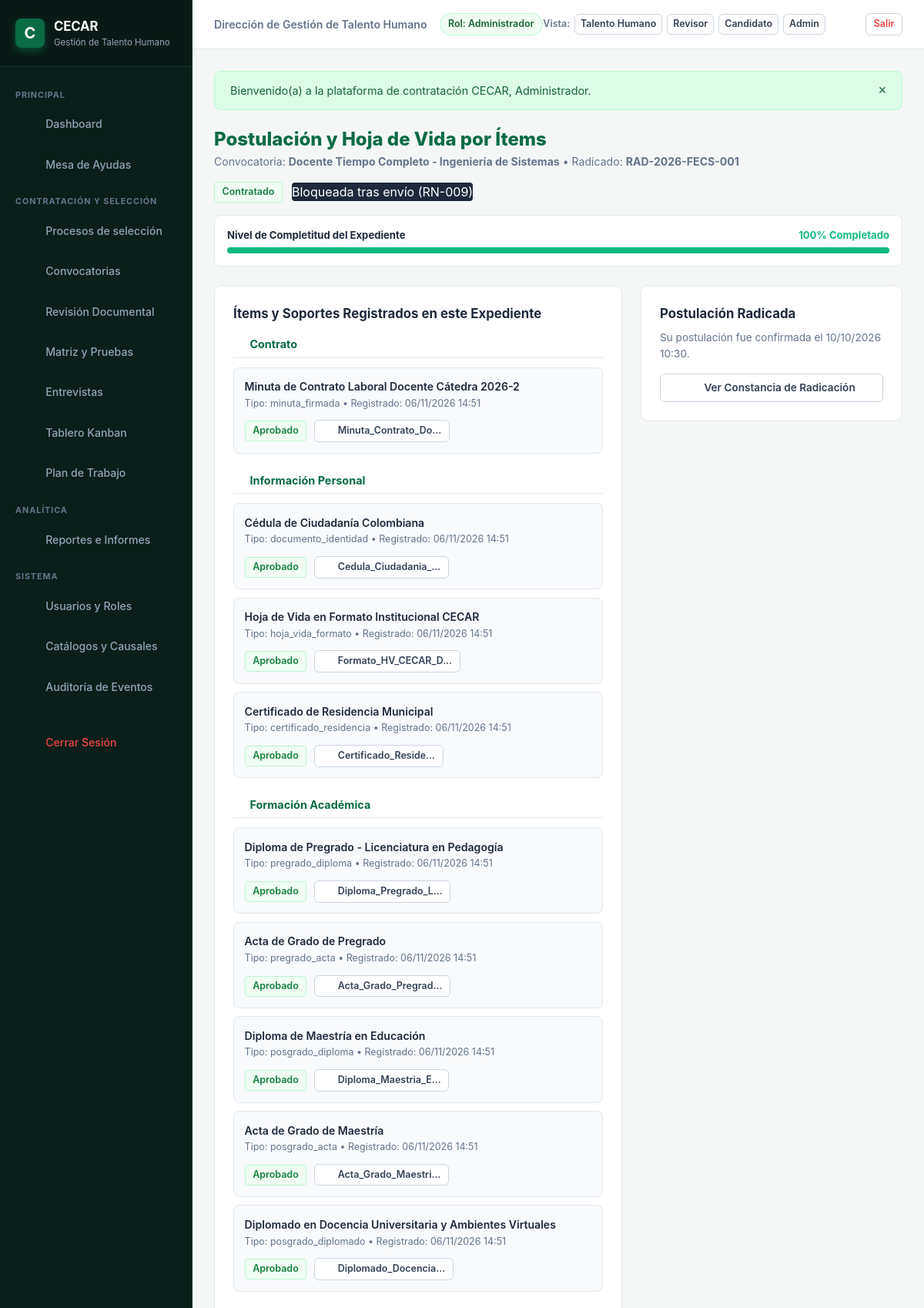
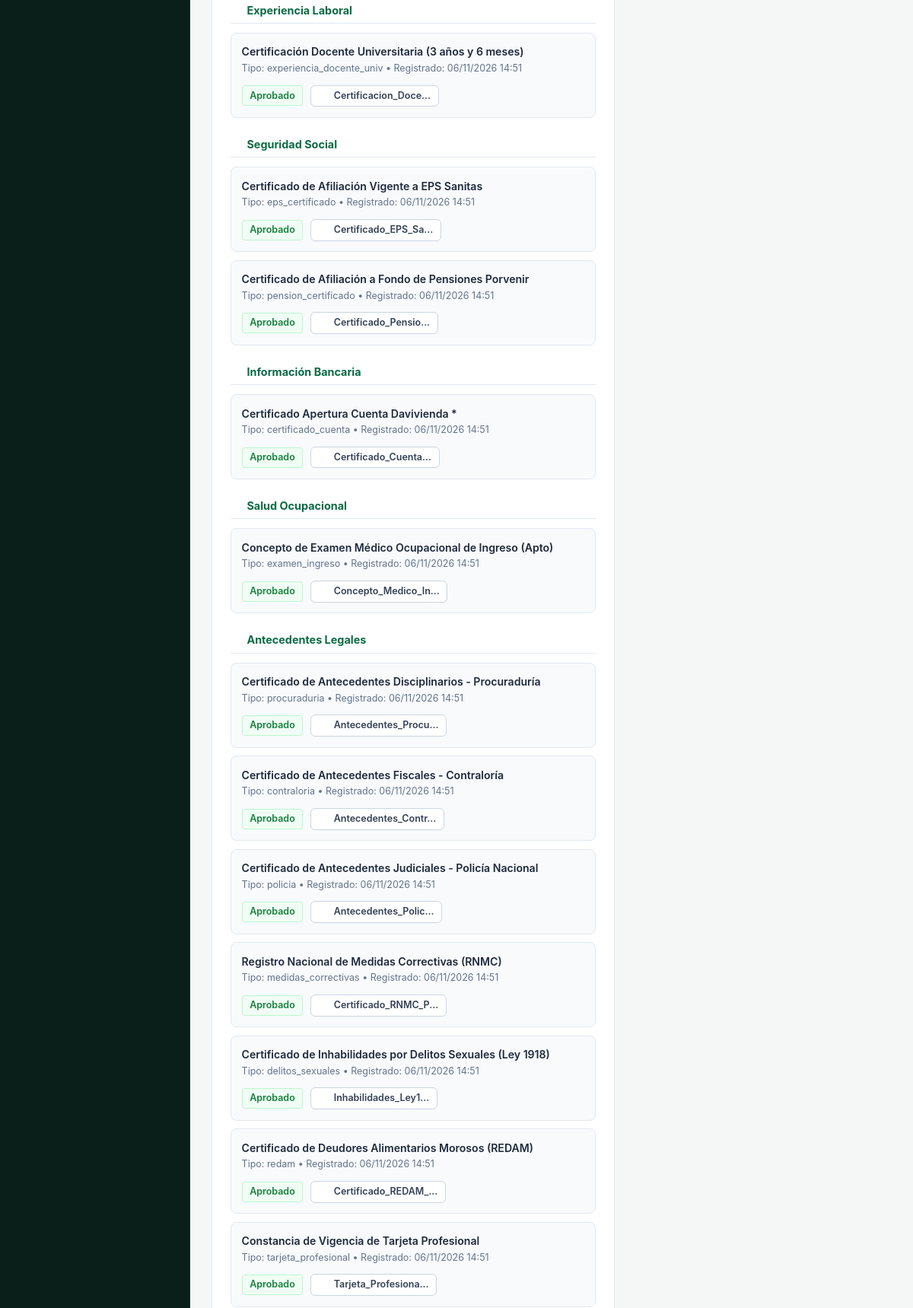
Screenshot of /index.php?c=Postulacion&a=index&convocatoria_id=2 (signed in, upper part) with the database file from the repository (2 pictures, top to bottom).
### tables this page shows
CREATE TABLE "convocatorias" (
        id INTEGER PRIMARY KEY AUTOINCREMENT,
        codigo VARCHAR(50) NOT NULL UNIQUE,
        cargo VARCHAR(150) NOT NULL,
        dependencia_id INTEGER NOT NULL,
        facultad VARCHAR(150) NOT NULL,
        programa VARCHAR(150),
        sede VARCHAR(100) NOT NULL DEFAULT 'Sincelejo',
        periodo_academico VARCHAR(20) NOT NULL DEFAULT '2026-2',
        vacantes INTEGER NOT NULL DEFAULT 1,
        modalidad VARCHAR(50) NOT NULL DEFAULT 'Tiempo Completo',
        tipo_convocatoria VARCHAR(50) NOT NULL DEFAULT 'Docente',
        descripcion TEXT,
        fecha_apertura DATETIME NOT NULL,
        fecha_cierre DATETIME NOT NULL,
        estado VARCHAR(30) NOT NULL DEFAULT 'borrador',
        motivo_retiro TEXT,
        creado_por INTEGER,
        fecha_creacion DATETIME NOT NULL DEFAULT CURRENT_TIMESTAMP,
        FOREIGN KEY (dependencia_id) REFERENCES dependencias(id) ON DELETE RESTRICT,
        FOREIGN KEY (creado_por) REFERENCES usuarios(id) ON DELETE SET NULL
    );

CREATE TABLE "postulaciones" (
        id INTEGER PRIMARY KEY AUTOINCREMENT,
        convocatoria_id INTEGER NOT NULL,
        usuario_id INTEGER NOT NULL,
        codigo_radicado VARCHAR(50) NOT NULL UNIQUE,
        estado VARCHAR(40) NOT NULL DEFAULT 'borrador', 
        resultado_documental VARCHAR(30) NOT NULL DEFAULT 'pendiente',
        porcentaje_avance INTEGER NOT NULL DEFAULT 0,
        version INTEGER NOT NULL DEFAULT 1,
        declaracion_veracidad INTEGER NOT NULL DEFAULT 0,
        fecha_declaracion DATETIME,
        fecha_postulacion DATETIME NOT NULL DEFAULT CURRENT_TIMESTAMP,
        fecha_envio DATETIME,
        motivo_descarte TEXT,
        causal_descarte_id VARCHAR(50),
        etapa_actual VARCHAR(50) NOT NULL DEFAULT 'revision_documental',
        banco_talento_consentimiento INTEGER NOT NULL DEFAULT 0,
        notas_internas TEXT,
        FOREIGN KEY (convocatoria_id) REFERENCES convocatorias(id) ON DELETE CASCADE,
        FOREIGN KEY (usuario_id) REFERENCES usuarios(id) ON DELETE CASCADE,
        UNIQUE (convocatoria_id, usuario_id)
    );

CREATE TABLE items_hv (
    id INTEGER PRIMARY KEY AUTOINCREMENT,
    postulacion_id INTEGER NOT NULL,
    categoria VARCHAR(50) NOT NULL, 
    -- personal, formacion, laboral, docente, investigativa, licencias, complementaria, idiomas, competencias, publicaciones, reconocimientos, referencias, disponibilidad, seguridad_social, bancaria, antecedentes, contrato
    tipo_item VARCHAR(50) NOT NULL,
    titulo VARCHAR(200) NOT NULL,
    datos_json TEXT NOT NULL,
    version INTEGER NOT NULL DEFAULT 1,
    estado VARCHAR(30) NOT NULL DEFAULT 'borrador', -- borrador, enviado, aprobado, observado, rechazado
    requiere_subsanacion INTEGER NOT NULL DEFAULT 0,
    fecha_registro DATETIME NOT NULL DEFAULT CURRENT_TIMESTAMP,
    FOREIGN KEY (postulacion_id) REFERENCES postulaciones(id) ON DELETE CASCADE
);

CREATE TABLE soportes (
    id INTEGER PRIMARY KEY AUTOINCREMENT,
    item_hv_id INTEGER,
    postulacion_id INTEGER NOT NULL,
    nombre_original VARCHAR(255) NOT NULL,
    nombre_almacenado VARCHAR(255) NOT NULL,
    ruta VARCHAR(255) NOT NULL,
    mime VARCHAR(100) NOT NULL,
    tamano_bytes INTEGER NOT NULL,
    hash_sha256 VARCHAR(64),
    version INTEGER NOT NULL DEFAULT 1,
    fecha_carga DATETIME NOT NULL DEFAULT CURRENT_TIMESTAMP,
    FOREIGN KEY (item_hv_id) REFERENCES items_hv(id) ON DELETE SET NULL,
    FOREIGN KEY (postulacion_id) REFERENCES postulaciones(id) ON DELETE CASCADE
);

### views/postulacion/form.php (the view, shortened to what the rows shown need)
<div style="margin-bottom: 1.5rem;">
    <div style="display: flex; justify-content: space-between; align-items: flex-start; flex-wrap: wrap; gap: 1rem;">
        <div>
            <h1 style="color: #0b6b44; font-size: 1.5rem; font-weight: 800;">
                Postulación y Hoja de Vida por Ítems
            </h1>
            <p style="color: #64748b; font-size: 0.88rem;">
                Convocatoria: <strong><?= htmlspecialchars($convocatoria['cargo'], ENT_QUOTES, 'UTF-8') ?></strong> &bull;
                Radicado: <strong><?= htmlspecialchars($postulacion['codigo_radicado'], ENT_QUOTES, 'UTF-8') ?></strong>
            </p>
        </div>
        <div style="display: flex; align-items: center; gap: 0.75rem;">
            <?= FormatHelper::badgeEstado($postulacion['estado']) ?>
            <?php if (!$esEditable): ?>
                <span class="badge" style="background: #1e293b; color: #fff; border-radius: 4px;">Bloqueada tras envío (RN-009)</span>
            <?php endif; ?>
        </div>
    </div>
    <div style="background: #ffffff; border: 1px solid var(--border-color); border-radius: 8px; padding: 1rem; margin-top: 1rem;">
        <div style="display: flex; justify-content: space-between; font-size: 0.82rem; margin-bottom: 0.35rem;">
            <strong style="color: #1e293b;">Nivel de Completitud del Expediente</strong>
            <span style="font-weight: 700; color: #10b981;"><?= (int)$postulacion['porcentaje_avance'] ?>% Completado</span>
        </div>
    </div>
</div>
<div style="display: grid; grid-template-columns: 1fr 340px; gap: 1.5rem; align-items: start;">
    <div style="display: flex; flex-direction: column; gap: 1.5rem;">
        <div style="background: #ffffff; border: 1px solid var(--border-color); border-radius: 10px; padding: 1.5rem;">
            <?php foreach ($itemsPorCategoria as $catKey => $catData): ?>
                <?php if (!empty($catData['items'])): ?>
                    <div style="margin-bottom: 1.5rem;">
                        <h4 style="font-size: 0.9rem; font-weight: 700; color: #0b6b44; border-bottom: 1px solid #e2e8f0; padding-bottom: 0.35rem; margin-bottom: 0.75rem; display: flex; align-items: center; gap: 0.4rem;">
                            <?= IconHelper::render('folder', 15) ?>
                            <span><?= htmlspecialchars($catData['titulo'], ENT_QUOTES, 'UTF-8') ?></span>
                        </h4>
                        <div style="display: flex; flex-direction: column; gap: 0.65rem;">
                            <?php foreach ($catData['items'] as $item): ?>
                                <div style="background: #f8fafc; border: 1px solid #e2e8f0; border-radius: 8px; padding: 0.85rem; display: flex; justify-content: space-between; align-items: center; flex-wrap: wrap; gap: 0.75rem;">
                                    <div>
                                        <div style="font-weight: 600; color: #1e293b; font-size: 0.88rem;">
                                            <?= htmlspecialchars($item['titulo'], ENT_QUOTES, 'UTF-8') ?>
                                        </div>
                                        <div style="font-size: 0.78rem; color: #64748b; margin-top: 0.15rem;">
                                            Tipo: <?= htmlspecialchars($item['tipo_item'], ENT_QUOTES, 'UTF-8') ?> &bull;
                                            Registrado: <?= FormatHelper::fecha($item['fecha_registro']) ?>
                                        </div>
                                    </div>
                                    <div style="display: flex; align-items: center; gap: 0.6rem;">
                                        <?= FormatHelper::badgeEstado($item['estado']) ?>
                                        <?php if (!empty($item['soporte_id'])): ?>
                                            <a href="<?= BASE_URL ?>/index.php?c=Descarga&a=ver&id=<?= $item['soporte_id'] ?>" target="_blank" class="btn btn-secondary btn-sm" title="Ver archivo">
                                                <?= IconHelper::render('file-text', 13) ?>
                                                <span><?= htmlspecialchars(substr($item['nombre_original'], 0, 18), ENT_QUOTES, 'UTF-8') ?>...</span>
                                            </a>
                                        <?php endif; ?>
                                    </div>
                                </div>
                            <?php endforeach; ?>
                        </div>
                    </div>
                <?php endif; ?>
            <?php endforeach; ?>
        </div>
    </div>
    <div style="display: flex; flex-direction: column; gap: 1.5rem;">
        <?php if ($esEditable): ?>
            <div style="background: #ffffff; border: 1px solid var(--border-color); border-radius: 10px; padding: 1.5rem; box-shadow: 0 1px 4px rgba(0,0,0,0.03);">
                <h3 style="font-size: 1.05rem; font-weight: 700; color: #1e293b; margin-bottom: 0.5rem;">Envío Definitivo de Postulación</h3>
                <p style="color: #64748b; font-size: 0.82rem; margin-bottom: 1.25rem;">
                    Una vez enviada, su postulación quedará bloqueada para revisión por parte de Gestión de Talento Humano (RN-009).
                </p>
                <form action="<?= BASE_URL ?>/index.php?c=Postulacion&a=enviarDefinitivo" method="POST" onsubmit="return confirm('¿Está seguro de radicar su postulación definitiva?');">
                    <input type="hidden" name="postulacion_id" value="<?= $postulacion['id'] ?>">
                    <div style="background: #f0fdf4; border: 1px solid #bbf7d0; padding: 0.85rem; border-radius: 6px; margin-bottom: 1rem;">
                        <label style="display: flex; gap: 0.5rem; align-items: flex-start; cursor: pointer;">
                            <input type="checkbox" name="declaracion_veracidad" value="1" required style="margin-top: 0.2rem; accent-color: #10b981;">
                            <span style="color: #166534; font-size: 0.78rem; line-height: 1.4;">
                                <strong>Declaración de Veracidad (HV-022):</strong> Manifiesto bajo gravedad de juramento que toda la información consignada y sus soportes son auténticos y veraces.
                            </span>
                        </label>
                    </div>
                    <div style="background: #f8fafc; border: 1px solid #e2e8f0; padding: 0.85rem; border-radius: 6px; margin-bottom: 1.25rem;">
                        <label style="display: flex; gap: 0.5rem; align-items: flex-start; cursor: pointer;">
                            <input type="checkbox" name="banco_talento_consentimiento" value="1" style="margin-top: 0.2rem; accent-color: #10b981;">
                            <span style="color: #475569; font-size: 0.78rem; line-height: 1.4;">
                                Autorizo expresamente la inclusión de mi perfil en el <strong>Banco de Candidatos Elegibles</strong> de CECAR para futuras convocatorias (RF-076).
                            </span>
                        </label>
                    </div>
                    <button type="submit" class="btn btn-primary" style="width: 100%; justify-content: center; padding: 0.75rem; font-weight: 700;">
                        <span>Radicar Postulación Definitiva</span>
                    </button>
                </form>
            </div>
        <?php else: ?>
            <div style="background: #ffffff; border: 1px solid var(--border-color); border-radius: 10px; padding: 1.5rem;">
                <h3 style="font-size: 1.05rem; font-weight: 700; color: #1e293b; margin-bottom: 0.5rem;">Postulación Radicada</h3>
                <p style="color: #64748b; font-size: 0.85rem; margin-bottom: 1rem;">
                    Su postulación fue confirmada el <?= FormatHelper::fecha($postulacion['fecha_envio']) ?>.
                </p>
                <a href="<?= BASE_URL ?>/index.php?c=Postulacion&a=constancia&id=<?= $postulacion['id'] ?>" class="btn btn-secondary" style="width: 100%; justify-content: center;">
                    <?= IconHelper::render('file-text', 14) ?>
                    <span>Ver Constancia de Radicación</span>
                </a>
            </div>
        <?php endif; ?>
    </div>
</div>

### app/Helpers/FormatHelper.php (shortened to what the rows shown need)
<?php
class FormatHelper {
    public static function fecha(?string $datetime, string $format = 'd/m/Y H:i'): string {
        $time = strtotime($datetime);
        return date($format, $time);
    }
    public static function badgeEstado(string $estado): string {
        $key = strtolower(trim($estado));
        if (isset($map[$key])) {
            $colors = $map[$key];
        } else {
            $colors = ['bg' => '#f8fafc', 'text' => '#475569', 'border' => '#e2e8f0', 'label' => ucfirst($estado)];
        }
        $label = $colors['label'];
        return '<span class="badge" style="background-color: ' . $colors['bg'] . '; color: ' . $colors['text']
            . '; border: 1px solid ' . $colors['border'] . '; padding: 0.2rem 0.6rem; border-radius: 4px; font-size: 0.78rem; font-weight: 600; display: inline-flex; align-items: center; gap: 0.25rem;">'
            . htmlspecialchars($label, ENT_QUOTES, 'UTF-8') . '</span>';
    }
}

### app/Helpers/IconHelper.php (shortened to what the rows shown need)
<?php
class IconHelper {
    public static function render(string $name, int $size = 18, string $class = ''): string {
        $strokeWidth = '2';
        $style = sprintf('width: %dpx; height: %dpx; vertical-align: middle; display: inline-block;', $size, $size);
        $svgContent = $icons[$name] ?? $icons['file'];
        return sprintf(
            '<svg class="cecar-icon %s" style="%s" viewBox="0 0 24 24" fill="none" stroke="currentColor" stroke-width="%s" stroke-linecap="round" stroke-linejoin="round">%s</svg>',
            htmlspecialchars($class, ENT_QUOTES, 'UTF-8'),
            $style,
            $strokeWidth,
            $svgContent
        );
    }
}

### rows the page displays
convocatorias: cargo "Docente Tiempo Completo - Ingeniería de Sistemas"
postulaciones: codigo_radicado "RAD-2026-FECS-001", estado "Contratado", porcentaje_avance "100", fecha_envio "10/10/2026 10:30"
items_hv: titulo "Minuta de Contrato Laboral Docente Cátedra 2026-2", tipo_item "minuta_firmada", fecha_registro "06/11/2026 14:51", estado "Aprobado", soportes.nombre_original "Minuta_Contrato_Do"
items_hv: titulo "Cédula de Ciudadanía Colombiana", tipo_item "documento_identidad", fecha_registro "06/11/2026 14:51", estado "Aprobado", soportes.nombre_original "Cedula_Ciudadania_"
items_hv: titulo "Hoja de Vida en Formato Institucional CECAR", tipo_item "hoja_vida_formato", fecha_registro "06/11/2026 14:51", estado "Aprobado", soportes.nombre_original "Formato_HV_CECAR_D"
items_hv: titulo "Certificado de Residencia Municipal", tipo_item "certificado_residencia", fecha_registro "06/11/2026 14:51", estado "Aprobado", soportes.nombre_original "Certificado_Reside"
items_hv: titulo "Diploma de Pregrado - Licenciatura en Pedagogía", tipo_item "pregrado_diploma", fecha_registro "06/11/2026 14:51", estado "Aprobado", soportes.nombre_original "Diploma_Pregrado_L"
items_hv: titulo "Acta de Grado de Pregrado", tipo_item "pregrado_acta", fecha_registro "06/11/2026 14:51", estado "Aprobado", soportes.nombre_original "Acta_Grado_Pregrad"
items_hv: titulo "Diploma de Maestría en Educación", tipo_item "posgrado_diploma", fecha_registro "06/11/2026 14:51", estado "Aprobado", soportes.nombre_original "Diploma_Maestria_E"
items_hv: titulo "Acta de Grado de Maestría", tipo_item "posgrado_acta", fecha_registro "06/11/2026 14:51", estado "Aprobado", soportes.nombre_original "Acta_Grado_Maestri"
items_hv: titulo "Diplomado en Docencia Universitaria y Ambientes Virtuales", tipo_item "posgrado_diplomado", fecha_registro "06/11/2026 14:51", estado "Aprobado", soportes.nombre_original "Diplomado_Docencia"
items_hv: titulo "Certificación Docente Universitaria (3 años y 6 meses)", tipo_item "experiencia_docente_univ", fecha_registro "06/11/2026 14:51", estado "Aprobado", soportes.nombre_original "Certificacion_Doce"
items_hv: titulo "Certificado de Afiliación Vigente a EPS Sanitas", tipo_item "eps_certificado", fecha_registro "06/11/2026 14:51", estado "Aprobado", soportes.nombre_original "Certificado_EPS_Sa"
items_hv: titulo "Certificado de Afiliación a Fondo de Pensiones Porvenir", tipo_item "pension_certificado", fecha_registro "06/11/2026 14:51", estado "Aprobado", soportes.nombre_original "Certificado_Pensio"
items_hv: titulo "Certificado Apertura Cuenta Davivienda *", tipo_item "certificado_cuenta", fecha_registro "06/11/2026 14:51", estado "Aprobado", soportes.nombre_original "Certificado_Cuenta"
items_hv: titulo "Concepto de Examen Médico Ocupacional de Ingreso (Apto)", tipo_item "examen_ingreso", fecha_registro "06/11/2026 14:51", estado "Aprobado", soportes.nombre_original "Concepto_Medico_In"
items_hv: titulo "Certificado de Antecedentes Disciplinarios - Procuraduría", tipo_item "procuraduria", fecha_registro "06/11/2026 14:51", estado "Aprobado", soportes.nombre_original "Antecedentes_Procu"
items_hv: titulo "Certificado de Antecedentes Fiscales - Contraloría", tipo_item "contraloria", fecha_registro "06/11/2026 14:51", estado "Aprobado", soportes.nombre_original "Antecedentes_Contr"
items_hv: titulo "Certificado de Antecedentes Judiciales - Policía Nacional", tipo_item "policia", fecha_registro "06/11/2026 14:51", estado "Aprobado", soportes.nombre_original "Antecedentes_Polic"
items_hv: titulo "Registro Nacional de Medidas Correctivas (RNMC)", tipo_item "medidas_correctivas", fecha_registro "06/11/2026 14:51", estado "Aprobado", soportes.nombre_original "Certificado_RNMC_P"
items_hv: titulo "Certificado de Inhabilidades por Delitos Sexuales (Ley 1918)", tipo_item "delitos_sexuales", fecha_registro "06/11/2026 14:51", estado "Aprobado", soportes.nombre_original "Inhabilidades_Ley1"
items_hv: titulo "Certificado de Deudores Alimentarios Morosos (REDAM)", tipo_item "redam", fecha_registro "06/11/2026 14:51", estado "Aprobado", soportes.nombre_original "Certificado_REDAM_"
items_hv: titulo "Constancia de Vigencia de Tarjeta Profesional", tipo_item "tarjeta_profesional", fecha_registro "06/11/2026 14:51", estado "Aprobado", soportes.nombre_original "Tarjeta_Profesiona"

### other values shown
AuthHelper::getDependenciaNombre() "Dirección de Gestión de Talento Humano"
AuthHelper::getRolNombre() "Administrador"
$f['mensaje'] "Bienvenido(a) a la plataforma de contratación CECAR, Administrador."
$catData['titulo'] "Contrato"
$catData['titulo'] "Información Personal"
$catData['titulo'] "Formación Académica"
$catData['titulo'] "Experiencia Laboral"
$catData['titulo'] "Seguridad Social"
$catData['titulo'] "Información Bancaria"
$catData['titulo'] "Salud Ocupacional"
$catData['titulo'] "Antecedentes Legales"
